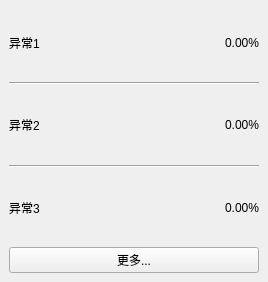
  <widget class="QDockWidget" name="dockWidget_4">
   <property name="minimumSize">
    <size>
     <width>268</width>
     <height>282</height>
    </size>
   </property>
   <property name="maximumSize">
    <size>
     <width>524287</width>
     <height>300</height>
    </size>
   </property>
   <property name="mouseTracking">
    <bool>true</bool>
   </property>
   <property name="autoFillBackground">
    <bool>false</bool>
   </property>
   <property name="windowTitle">
    <string>警报历史</string>
   </property>
   <attribute name="dockWidgetArea">
    <number>2</number>
   </attribute>
   <widget class="QWidget" name="dockWidgetContents_4">
    <layout class="QVBoxLayout" name="verticalLayout_3">
     <item>
      <layout class="QVBoxLayout" name="verticalLayout_5">
       <item>
        <layout class="QHBoxLayout" name="horizontalLayout_7">
         <item>
          <widget class="QLabel" name="label_18">
           <property name="minimumSize">
            <size>
             <width>0</width>
             <height>30</height>
            </size>
           </property>
           <property name="maximumSize">
            <size>
             <width>16777215</width>
             <height>80</height>
            </size>
           </property>
           <property name="text">
            <string>异常1</string>
           </property>
          </widget>
         </item>
         <item>
          <spacer name="horizontalSpacer_8">
           <property name="orientation">
            <enum>Qt::Horizontal</enum>
           </property>
           <property name="sizeHint" stdset="0">
            <size>
             <width>40</width>
             <height>20</height>
            </size>
           </property>
          </spacer>
         </item>
         <item>
          <widget class="QLabel" name="label_19">
           <property name="text">
            <string>0.00%</string>
           </property>
          </widget>
         </item>
        </layout>
       </item>
       <item>
        <widget class="Line" name="line">
         <property name="orientation">
          <enum>Qt::Horizontal</enum>
         </property>
        </widget>
       </item>
       <item>
        <layout class="QHBoxLayout" name="horizontalLayout_10">
         <item>
          <widget class="QLabel" name="label_24">
           <property name="minimumSize">
            <size>
             <width>0</width>
             <height>30</height>
            </size>
           </property>
           <property name="maximumSize">
            <size>
             <width>16777215</width>
             <height>80</height>
            </size>
           </property>
           <property name="text">
            <string>异常2</string>
           </property>
          </widget>
         </item>
         <item>
          <spacer name="horizontalSpacer_11">
           <property name="orientation">
            <enum>Qt::Horizontal</enum>
           </property>
           <property name="sizeHint" stdset="0">
            <size>
             <width>40</width>
             <height>20</height>
            </size>
           </property>
          </spacer>
         </item>
         <item>
          <widget class="QLabel" name="label_25">
           <property name="text">
            <string>0.00%</string>
           </property>
          </widget>
         </item>
        </layout>
       </item>
       <item>
        <widget class="Line" name="line_4">
         <property name="orientation">
          <enum>Qt::Horizontal</enum>
         </property>
        </widget>
       </item>
       <item>
        <layout class="QHBoxLayout" name="horizontalLayout_11">
         <item>
          <widget class="QLabel" name="label_26">
           <property name="minimumSize">
            <size>
             <width>0</width>
             <height>30</height>
            </size>
           </property>
           <property name="maximumSize">
            <size>
             <width>16777215</width>
             <height>80</height>
            </size>
           </property>
           <property name="text">
            <string>异常3</string>
           </property>
          </widget>
         </item>
         <item>
          <spacer name="horizontalSpacer_12">
           <property name="orientation">
            <enum>Qt::Horizontal</enum>
           </property>
           <property name="sizeHint" stdset="0">
            <size>
             <width>40</width>
             <height>20</height>
            </size>
           </property>
          </spacer>
         </item>
         <item>
          <widget class="QLabel" name="label_27">
           <property name="text">
            <string>0.00%</string>
           </property>
          </widget>
         </item>
        </layout>
       </item>
       <item>
        <widget class="QPushButton" name="pushButton">
         <property name="text">
          <string>更多...</string>
         </property>
        </widget>
       </item>
      </layout>
     </item>
    </layout>
   </widget>
  </widget>
